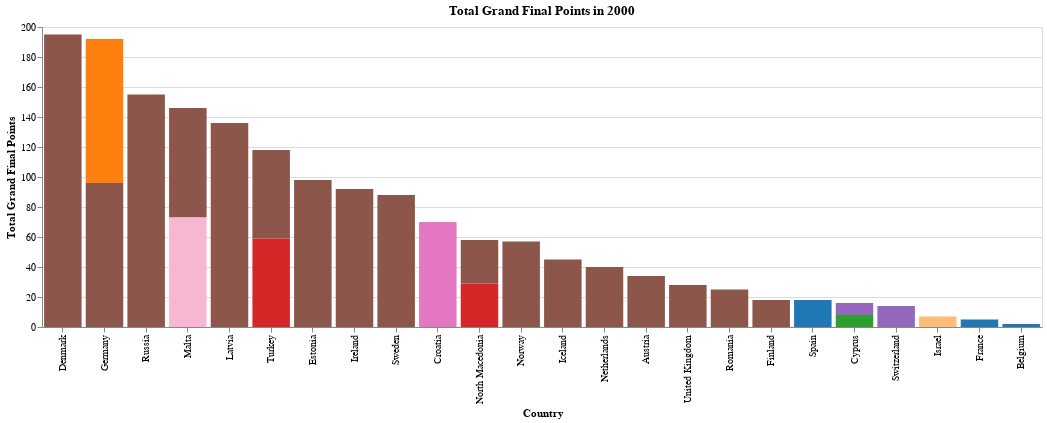
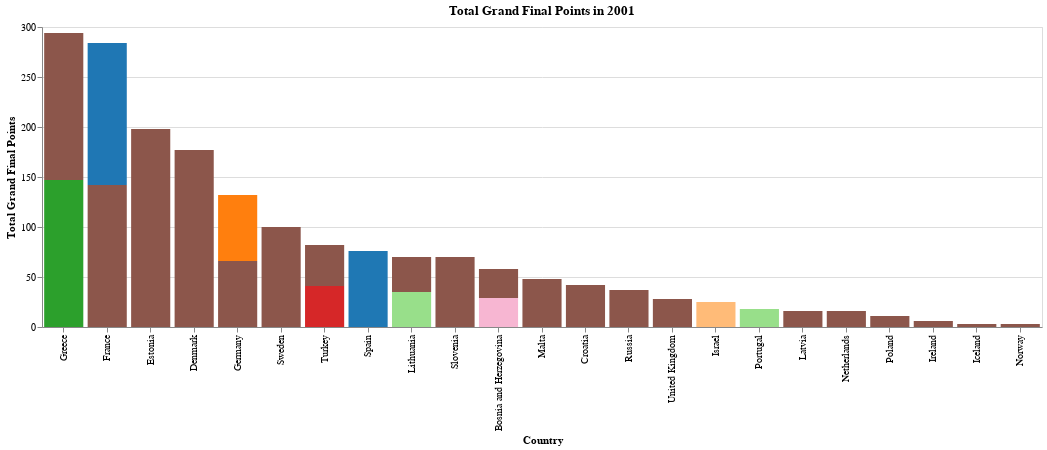
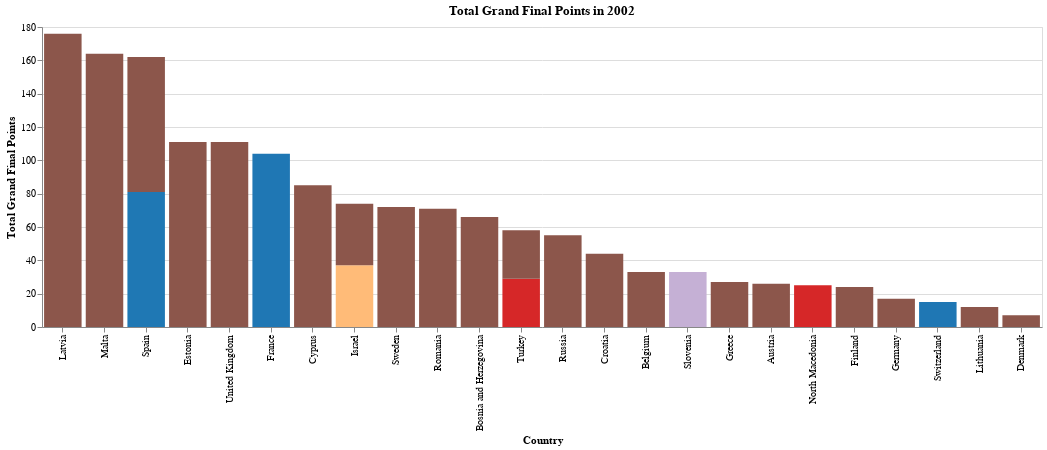
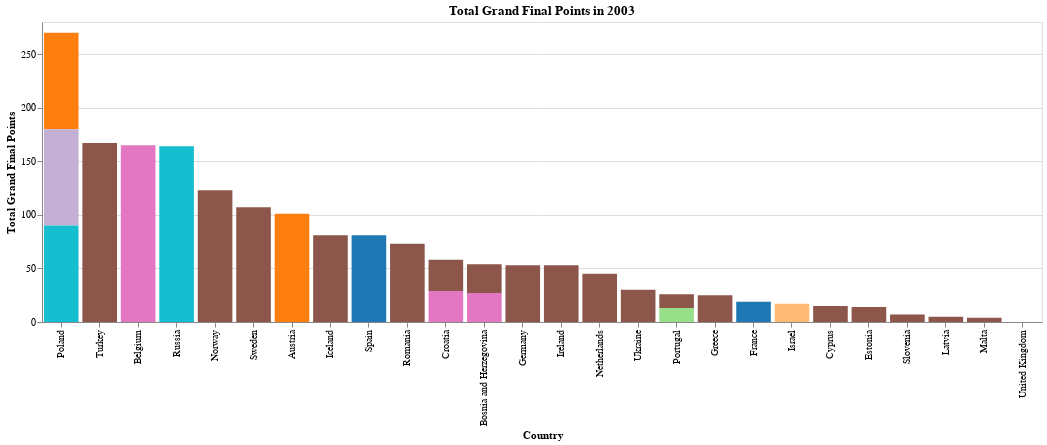

Here is the notebook cell these charts were saved with, in order:
### Code cell
for chart in charts:
    chart.show() if type(chart) != str else print(chart)

### Figure 1 — Vega-Lite specification as saved in the notebook (floating-point values rounded to 4 significant figures)
{"config": {"view": {"continuousWidth": 300, "continuousHeight": 300}}, "data": {"name": "data-41a9af741a1faf834f2826c2d2a2b43e"}, "mark": {"type": "bar"}, "encoding": {"color": {"field": "Language", "legend": null, "scale": {"domain": ["French", "German", "Dutch", "Danish", "Italian", "English", "Swedish", "Luxembourgish", "Norwegian", "Finnish", "Spanish", "Serbo-Croatian", "Portuguese", "Slovene", "Viennese", "Maltese", "Irish", "Hebrew", "Greek", "Turkish", "Arabic", "Northern Sami", "Icelandic", "Romansh", "Neapolitan", "Antillean Creole", "Croatian", "Corsican", "Bosnian", "Estonian", "Hungarian", "Lithuanian", "Polish", "Romanian", "Russian", "Slovak", "Vorarlbergish", "Breton", "Macedonian", "Samogitian", "Serbian", "Imaginary", "Catalan", "Võro", "Latvian", "Ukrainian", "Montenegrin", "Albanian", "Tahitian", "Armenian", "Bulgarian", "Czech", "English (\"Franglais\")", "Romani", "Swahili", "Georgian", "Udmurt", "Crimean Tatar", "Belarusian", "Srnan Tongo", "Latin"], "range": ["#1f77b4", "#ff7f0e", "#2ca02c", "#d62728", "#9467bd", "#8c564b", "#e377c2", "#7f7f7f", "#bcbd22", "#17becf", "#1f78b4", "#ff9896", "#98df8a", "#c5b0d5", "#c49c94", "#f7b6d2", "#c7c7c7", "#ffbb78", "#2ca02c", "#d62728", "#8c564b", "#17becf", "#7f7f7f", "#bcbd22", "#1f77b4", "#ff7f0e", "#e377c2", "#c49c94", "#f7b6d2", "#c7c7c7", "#ff9896", "#98df8a", "#c5b0d5", "#ffbb78", "#17becf", "#bcbd22", "#1f77b4", "#ff7f0e", "#d62728", "#9467bd", "#8c564b", "#e377c2", "#7f7f7f", "#bcbd22", "#17becf", "#1f78b4", "#ff9896", "#98df8a", "#c5b0d5", "#c49c94", "#f7b6d2", "#c7c7c7", "#ffbb78", "#2ca02c", "#d62728", "#9467bd", "#8c564b", "#e377c2", "#7f7f7f", "#bcbd22", "#17becf"]}, "type": "nominal"}, "tooltip": [{"field": "Country", "type": "nominal"}, {"field": "Language", "type": "nominal"}, {"field": "Grand Final Points", "type": "quantitative"}], "x": {"field": "Country", "sort": "-y", "title": "Country", "type": "nominal"}, "y": {"field": "Grand Final Points", "title": "Total Grand Final Points", "type": "quantitative"}}, "title": "Total Grand Final Points in 2000", "width": 1000, "$schema": "https://vega.github.io/schema/vega-lite/v5.17.0.json", "datasets": {"data-41a9af741a1faf834f2826c2d2a2b43e": [{"Song": "All to You", "Artist": "The Rounder Girls", "Country": "Austria", "Year": 2000, "Language": "English", "Grand Final Place": "14", "Grand Final Points": 34, "Semifinal": "No Semifinal", "Semifinal Place": NaN, "Semifinal Points": NaN}, {"Song": "Envie de vivre", "Artist": "Nathalie Sorce", "Country": "Belgium", "Year": 2000, "Language": "French", "Grand Final Place": "24", "Grand Final Points": 2, "Semifinal": "No Semifinal", "Semifinal Place": NaN, "Semifinal Points": NaN}, {"Song": "Kad zaspu anđeli", "Artist": "Goran Karan", "Country": "Croatia", "Year": 2000, "Language": "Croatian", "Grand Final Place": "9", "Grand Final Points": 70, "Semifinal": "No Semifinal", "Semifinal Place": NaN, "Semifinal Points": NaN}, {"Song": "Nomiza (Νόμιζα)", "Artist": "Voice", "Country": "Cyprus", "Year": 2000, "Language": "Greek", "Grand Final Place": "21", "Grand Final Points": 8, "Semifinal": "No Semifinal", "Semifinal Place": NaN, "Semifinal Points": NaN}, {"Song": "Nomiza (Νόμιζα)", "Artist": "Voice", "Country": "Cyprus", "Year": 2000, "Language": "Italian", "Grand Final Place": "21", "Grand Final Points": 8, "Semifinal": "No Semifinal", "Semifinal Place": NaN, "Semifinal Points": NaN}, {"Song": "Fly on the Wings of Love", "Artist": "Olsen Brothers", "Country": "Denmark", "Year": 2000, "Language": "English", "Grand Final Place": "1", "Grand Final Points": 195, "Semifinal": "No Semifinal", "Semifinal Place": NaN, "Semifinal Points": NaN}, {"Song": "Once in a Lifetime", "Artist": "Ines", "Country": "Estonia", "Year": 2000, "Language": "English", "Grand Final Place": "4", "Grand Final Points": 98, "Semifinal": "No Semifinal", "Semifinal Place": NaN, "Semifinal Points": NaN}, {"Song": "A Little Bit", "Artist": "Nina Åström", "Country": "Finland", "Year": 2000, "Language": "English", "Grand Final Place": "18", "Grand Final Points": 18, "Semifinal": "No Semifinal", "Semifinal Place": NaN, "Semifinal Points": NaN}, {"Song": "On aura le ciel", "Artist": "Sofia Mestari", "Country": "France", "Year": 2000, "Language": "French", "Grand Final Place": "23", "Grand Final Points": 5, "Semifinal": "No Semifinal", "Semifinal Place": NaN, "Semifinal Points": NaN}, {"Song": "Wadde hadde dudde da?", "Artist": "Stefan Raab", "Country": "Germany", "Year": 2000, "Language": "German", "Grand Final Place": "5", "Grand Final Points": 96, "Semifinal": "No Semifinal", "Semifinal Place": NaN, "Semifinal Points": NaN}, {"Song": "Wadde hadde dudde da?", "Artist": "Stefan Raab", "Country": "Germany", "Year": 2000, "Language": "English", "Grand Final Place": "5", "Grand Final Points": 96, "Semifinal": "No Semifinal", "Semifinal Place": NaN, "Semifinal Points": NaN}, {"Song": "Tell Me!", "Artist": "August & Telma", "Country": "Iceland", "Year": 2000, "Language": "English", "Grand Final Place": "12", "Grand Final Points": 45, "Semifinal": "No Semifinal", "Semifinal Place": NaN, "Semifinal Points": NaN}, {"Song": "Millennium of Love", "Artist": "Eamonn Toal", "Country": "Ireland", "Year": 2000, "Language": "English", "Grand Final Place": "6", "Grand Final Points": 92, "Semifinal": "No Semifinal", "Semifinal Place": NaN, "Semifinal Points": NaN}, {"Song": "Sameach (שמח)", "Artist": "PingPong", "Country": "Israel", "Year": 2000, "Language": "Hebrew", "Grand Final Place": "22", "Grand Final Points": 7, "Semifinal": "No Semifinal", "Semifinal Place": NaN, "Semifinal Points": NaN}, {"Song": "My Star", "Artist": "Brainstorm", "Country": "Latvia", "Year": 2000, "Language": "English", "Grand Final Place": "3", "Grand Final Points": 136, "Semifinal": "No Semifinal", "Semifinal Place": NaN, "Semifinal Points": NaN}, {"Song": "Desire", "Artist": "Claudette Pace", "Country": "Malta", "Year": 2000, "Language": "English", "Grand Final Place": "8", "Grand Final Points": 73, "Semifinal": "No Semifinal", "Semifinal Place": NaN, "Semifinal Points": NaN}, {"Song": "Desire", "Artist": "Claudette Pace", "Country": "Malta", "Year": 2000, "Language": "Maltese", "Grand Final Place": "8", "Grand Final Points": 73, "Semifinal": "No Semifinal", "Semifinal Place": NaN, "Semifinal Points": NaN}, {"Song": "No Goodbyes", "Artist": "Linda Wagenmakers", "Country": "Netherlands", "Year": 2000, "Language": "English", "Grand Final Place": "13", "Grand Final Points": 40, "Semifinal": "No Semifinal", "Semifinal Place": NaN, "Semifinal Points": NaN}, {"Song": "100% te ljubam (100% те љубам)", "Artist": "XXL", "Country": "North Macedonia", "Year": 2000, "Language": "Macedonian", "Grand Final Place": "15", "Grand Final Points": 29, "Semifinal": "No Semifinal", "Semifinal Place": NaN, "Semifinal Points": NaN}, {"Song": "100% te ljubam (100% те љубам)", "Artist": "XXL", "Country": "North Macedonia", "Year": 2000, "Language": "English", "Grand Final Place": "15", "Grand Final Points": 29, "Semifinal": "No Semifinal", "Semifinal Place": NaN, "Semifinal Points": NaN}, {"Song": "My Heart Goes Boom", "Artist": "Charmed", "Country": "Norway", "Year": 2000, "Language": "English", "Grand Final Place": "11", "Grand Final Points": 57, "Semifinal": "No Semifinal", "Semifinal Place": NaN, "Semifinal Points": NaN}, {"Song": "The Moon", "Artist": "Taxi", "Country": "Romania", "Year": 2000, "Language": "English", "Grand Final Place": "17", "Grand Final Points": 25, "Semifinal": "No Semifinal", "Semifinal Place": NaN, "Semifinal Points": NaN}, {"Song": "Solo", "Artist": "Alsou", "Country": "Russia", "Year": 2000, "Language": "English", "Grand Final Place": "2", "Grand Final Points": 155, "Semifinal": "No Semifinal", "Semifinal Place": NaN, "Semifinal Points": NaN}, {"Song": "Colgado de un sueño", "Artist": "Serafín Zubiri", "Country": "Spain", "Year": 2000, "Language": "Spanish", "Grand Final Place": "18", "Grand Final Points": 18, "Semifinal": "No Semifinal", "Semifinal Place": NaN, "Semifinal Points": NaN}, {"Song": "When Spirits Are Calling My Name", "Artist": "Roger Pontare", "Country": "Sweden", "Year": 2000, "Language": "English", "Grand Final Place": "7", "Grand Final Points": 88, "Semifinal": "No Semifinal", "Semifinal Place": NaN, "Semifinal Points": NaN}, {"Song": "La vita cos'è?", "Artist": "Jane Bogaert", "Country": "Switzerland", "Year": 2000, "Language": "Italian", "Grand Final Place": "20", "Grand Final Points": 14, "Semifinal": "No Semifinal", "Semifinal Place": NaN, "Semifinal Points": NaN}, {"Song": "Yorgunum Anla", "Artist": "Pınar Ayhan & The SOS", "Country": "Turkey", "Year": 2000, "Language": "Turkish", "Grand Final Place": "10", "Grand Final Points": 59, "Semifinal": "No Semifinal", "Semifinal Place": NaN, "Semifinal Points": NaN}, {"Song": "Yorgunum Anla", "Artist": "Pınar Ayhan & The SOS", "Country": "Turkey", "Year": 2000, "Language": "English", "Grand Final Place": "10", "Grand Final Points": 59, "Semifinal": "No Semifinal", "Semifinal Place": NaN, "Semifinal Points": NaN}, {"Song": "Don't Play That Song Again", "Artist": "Nicki French", "Country": "United Kingdom", "Year": 2000, "Language": "English", "Grand Final Place": "16", "Grand Final Points": 28, "Semifinal": "No Semifinal", "Semifinal Place": NaN, "Semifinal Points": NaN}]}}

### Figure 2 — Vega-Lite specification as saved in the notebook (floating-point values rounded to 4 significant figures)
{"config": {"view": {"continuousWidth": 300, "continuousHeight": 300}}, "data": {"name": "data-74069017d05829d4dcd7cbebf197611e"}, "mark": {"type": "bar"}, "encoding": {"color": {"field": "Language", "legend": null, "scale": {"domain": ["French", "German", "Dutch", "Danish", "Italian", "English", "Swedish", "Luxembourgish", "Norwegian", "Finnish", "Spanish", "Serbo-Croatian", "Portuguese", "Slovene", "Viennese", "Maltese", "Irish", "Hebrew", "Greek", "Turkish", "Arabic", "Northern Sami", "Icelandic", "Romansh", "Neapolitan", "Antillean Creole", "Croatian", "Corsican", "Bosnian", "Estonian", "Hungarian", "Lithuanian", "Polish", "Romanian", "Russian", "Slovak", "Vorarlbergish", "Breton", "Macedonian", "Samogitian", "Serbian", "Imaginary", "Catalan", "Võro", "Latvian", "Ukrainian", "Montenegrin", "Albanian", "Tahitian", "Armenian", "Bulgarian", "Czech", "English (\"Franglais\")", "Romani", "Swahili", "Georgian", "Udmurt", "Crimean Tatar", "Belarusian", "Srnan Tongo", "Latin"], "range": ["#1f77b4", "#ff7f0e", "#2ca02c", "#d62728", "#9467bd", "#8c564b", "#e377c2", "#7f7f7f", "#bcbd22", "#17becf", "#1f78b4", "#ff9896", "#98df8a", "#c5b0d5", "#c49c94", "#f7b6d2", "#c7c7c7", "#ffbb78", "#2ca02c", "#d62728", "#8c564b", "#17becf", "#7f7f7f", "#bcbd22", "#1f77b4", "#ff7f0e", "#e377c2", "#c49c94", "#f7b6d2", "#c7c7c7", "#ff9896", "#98df8a", "#c5b0d5", "#ffbb78", "#17becf", "#bcbd22", "#1f77b4", "#ff7f0e", "#d62728", "#9467bd", "#8c564b", "#e377c2", "#7f7f7f", "#bcbd22", "#17becf", "#1f78b4", "#ff9896", "#98df8a", "#c5b0d5", "#c49c94", "#f7b6d2", "#c7c7c7", "#ffbb78", "#2ca02c", "#d62728", "#9467bd", "#8c564b", "#e377c2", "#7f7f7f", "#bcbd22", "#17becf"]}, "type": "nominal"}, "tooltip": [{"field": "Country", "type": "nominal"}, {"field": "Language", "type": "nominal"}, {"field": "Grand Final Points", "type": "quantitative"}], "x": {"field": "Country", "sort": "-y", "title": "Country", "type": "nominal"}, "y": {"field": "Grand Final Points", "title": "Total Grand Final Points", "type": "quantitative"}}, "title": "Total Grand Final Points in 2001", "width": 1000, "$schema": "https://vega.github.io/schema/vega-lite/v5.17.0.json", "datasets": {"data-74069017d05829d4dcd7cbebf197611e": [{"Song": "Hano", "Artist": "Nino Pršeš", "Country": "Bosnia and Herzegovina", "Year": 2001, "Language": "Bosnian", "Grand Final Place": "14", "Grand Final Points": 29, "Semifinal": "No Semifinal", "Semifinal Place": NaN, "Semifinal Points": NaN}, {"Song": "Hano", "Artist": "Nino Pršeš", "Country": "Bosnia and Herzegovina", "Year": 2001, "Language": "English", "Grand Final Place": "14", "Grand Final Points": 29, "Semifinal": "No Semifinal", "Semifinal Place": NaN, "Semifinal Points": NaN}, {"Song": "Strings of My Heart", "Artist": "Vanna", "Country": "Croatia", "Year": 2001, "Language": "English", "Grand Final Place": "10", "Grand Final Points": 42, "Semifinal": "No Semifinal", "Semifinal Place": NaN, "Semifinal Points": NaN}, {"Song": "Never Ever Let You Go", "Artist": "Rollo & King", "Country": "Denmark", "Year": 2001, "Language": "English", "Grand Final Place": "2", "Grand Final Points": 177, "Semifinal": "No Semifinal", "Semifinal Place": NaN, "Semifinal Points": NaN}, {"Song": "Everybody", "Artist": "Tanel Padar, Dave Benton & 2XL", "Country": "Estonia", "Year": 2001, "Language": "English", "Grand Final Place": "1", "Grand Final Points": 198, "Semifinal": "No Semifinal", "Semifinal Place": NaN, "Semifinal Points": NaN}, {"Song": "Je n'ai que mon âme", "Artist": "Natasha St-Pier", "Country": "France", "Year": 2001, "Language": "French", "Grand Final Place": "4", "Grand Final Points": 142, "Semifinal": "No Semifinal", "Semifinal Place": NaN, "Semifinal Points": NaN}, {"Song": "Je n'ai que mon âme", "Artist": "Natasha St-Pier", "Country": "France", "Year": 2001, "Language": "English", "Grand Final Place": "4", "Grand Final Points": 142, "Semifinal": "No Semifinal", "Semifinal Place": NaN, "Semifinal Points": NaN}, {"Song": "Wer Liebe lebt", "Artist": "Michelle", "Country": "Germany", "Year": 2001, "Language": "German", "Grand Final Place": "8", "Grand Final Points": 66, "Semifinal": "No Semifinal", "Semifinal Place": NaN, "Semifinal Points": NaN}, {"Song": "Wer Liebe lebt", "Artist": "Michelle", "Country": "Germany", "Year": 2001, "Language": "English", "Grand Final Place": "8", "Grand Final Points": 66, "Semifinal": "No Semifinal", "Semifinal Place": NaN, "Semifinal Points": NaN}, {"Song": "(I Would) Die for You", "Artist": "Antique", "Country": "Greece", "Year": 2001, "Language": "Greek", "Grand Final Place": "3", "Grand Final Points": 147, "Semifinal": "No Semifinal", "Semifinal Place": NaN, "Semifinal Points": NaN}, {"Song": "(I Would) Die for You", "Artist": "Antique", "Country": "Greece", "Year": 2001, "Language": "English", "Grand Final Place": "3", "Grand Final Points": 147, "Semifinal": "No Semifinal", "Semifinal Place": NaN, "Semifinal Points": NaN}, {"Song": "Angel", "Artist": "Two Tricky", "Country": "Iceland", "Year": 2001, "Language": "English", "Grand Final Place": "22", "Grand Final Points": 3, "Semifinal": "No Semifinal", "Semifinal Place": NaN, "Semifinal Points": NaN}, {"Song": "Without Your Love", "Artist": "Gary O'Shaughnessy", "Country": "Ireland", "Year": 2001, "Language": "English", "Grand Final Place": "21", "Grand Final Points": 6, "Semifinal": "No Semifinal", "Semifinal Place": NaN, "Semifinal Points": NaN}, {"Song": "En Davar (אין דבר)", "Artist": "Tal Sondak", "Country": "Israel", "Year": 2001, "Language": "Hebrew", "Grand Final Place": "16", "Grand Final Points": 25, "Semifinal": "No Semifinal", "Semifinal Place": NaN, "Semifinal Points": NaN}, {"Song": "Too Much", "Artist": "Arnis Mednis", "Country": "Latvia", "Year": 2001, "Language": "English", "Grand Final Place": "18", "Grand Final Points": 16, "Semifinal": "No Semifinal", "Semifinal Place": NaN, "Semifinal Points": NaN}, {"Song": "You Got Style", "Artist": "SKAMP", "Country": "Lithuania", "Year": 2001, "Language": "English", "Grand Final Place": "13", "Grand Final Points": 35, "Semifinal": "No Semifinal", "Semifinal Place": NaN, "Semifinal Points": NaN}, {"Song": "You Got Style", "Artist": "SKAMP", "Country": "Lithuania", "Year": 2001, "Language": "Lithuanian", "Grand Final Place": "13", "Grand Final Points": 35, "Semifinal": "No Semifinal", "Semifinal Place": NaN, "Semifinal Points": NaN}, {"Song": "Another Summer Night", "Artist": "Fabrizio Faniello", "Country": "Malta", "Year": 2001, "Language": "English", "Grand Final Place": "9", "Grand Final Points": 48, "Semifinal": "No Semifinal", "Semifinal Place": NaN, "Semifinal Points": NaN}, {"Song": "Out on My Own", "Artist": "Michelle", "Country": "Netherlands", "Year": 2001, "Language": "English", "Grand Final Place": "18", "Grand Final Points": 16, "Semifinal": "No Semifinal", "Semifinal Place": NaN, "Semifinal Points": NaN}, {"Song": "On My Own", "Artist": "Haldor Lægreid", "Country": "Norway", "Year": 2001, "Language": "English", "Grand Final Place": "22", "Grand Final Points": 3, "Semifinal": "No Semifinal", "Semifinal Place": NaN, "Semifinal Points": NaN}, {"Song": "2 Long", "Artist": "Piasek", "Country": "Poland", "Year": 2001, "Language": "English", "Grand Final Place": "20", "Grand Final Points": 11, "Semifinal": "No Semifinal", "Semifinal Place": NaN, "Semifinal Points": NaN}, {"Song": "Só sei ser feliz assim", "Artist": "MTM", "Country": "Portugal", "Year": 2001, "Language": "Portuguese", "Grand Final Place": "17", "Grand Final Points": 18, "Semifinal": "No Semifinal", "Semifinal Place": NaN, "Semifinal Points": NaN}, {"Song": "Lady Alpine Blue", "Artist": "Mumiy Troll", "Country": "Russia", "Year": 2001, "Language": "English", "Grand Final Place": "12", "Grand Final Points": 37, "Semifinal": "No Semifinal", "Semifinal Place": NaN, "Semifinal Points": NaN}, {"Song": "Energy", "Artist": "Nuša Derenda", "Country": "Slovenia", "Year": 2001, "Language": "English", "Grand Final Place": "7", "Grand Final Points": 70, "Semifinal": "No Semifinal", "Semifinal Place": NaN, "Semifinal Points": NaN}, {"Song": "Dile que la quiero", "Artist": "David Civera", "Country": "Spain", "Year": 2001, "Language": "Spanish", "Grand Final Place": "6", "Grand Final Points": 76, "Semifinal": "No Semifinal", "Semifinal Place": NaN, "Semifinal Points": NaN}, {"Song": "Listen to Your Heartbeat", "Artist": "Friends", "Country": "Sweden", "Year": 2001, "Language": "English", "Grand Final Place": "5", "Grand Final Points": 100, "Semifinal": "No Semifinal", "Semifinal Place": NaN, "Semifinal Points": NaN}, {"Song": "Sevgiliye Son", "Artist": "Sedat Yüce", "Country": "Turkey", "Year": 2001, "Language": "Turkish", "Grand Final Place": "11", "Grand Final Points": 41, "Semifinal": "No Semifinal", "Semifinal Place": NaN, "Semifinal Points": NaN}, {"Song": "Sevgiliye Son", "Artist": "Sedat Yüce", "Country": "Turkey", "Year": 2001, "Language": "English", "Grand Final Place": "11", "Grand Final Points": 41, "Semifinal": "No Semifinal", "Semifinal Place": NaN, "Semifinal Points": NaN}, {"Song": "No Dream Impossible", "Artist": "Lindsay Dracass", "Country": "United Kingdom", "Year": 2001, "Language": "English", "Grand Final Place": "15", "Grand Final Points": 28, "Semifinal": "No Semifinal", "Semifinal Place": NaN, "Semifinal Points": NaN}]}}

### Figure 3 — Vega-Lite specification as saved in the notebook (floating-point values rounded to 4 significant figures)
{"config": {"view": {"continuousWidth": 300, "continuousHeight": 300}}, "data": {"name": "data-9f25df2514f9714e75484d1d4b432850"}, "mark": {"type": "bar"}, "encoding": {"color": {"field": "Language", "legend": null, "scale": {"domain": ["French", "German", "Dutch", "Danish", "Italian", "English", "Swedish", "Luxembourgish", "Norwegian", "Finnish", "Spanish", "Serbo-Croatian", "Portuguese", "Slovene", "Viennese", "Maltese", "Irish", "Hebrew", "Greek", "Turkish", "Arabic", "Northern Sami", "Icelandic", "Romansh", "Neapolitan", "Antillean Creole", "Croatian", "Corsican", "Bosnian", "Estonian", "Hungarian", "Lithuanian", "Polish", "Romanian", "Russian", "Slovak", "Vorarlbergish", "Breton", "Macedonian", "Samogitian", "Serbian", "Imaginary", "Catalan", "Võro", "Latvian", "Ukrainian", "Montenegrin", "Albanian", "Tahitian", "Armenian", "Bulgarian", "Czech", "English (\"Franglais\")", "Romani", "Swahili", "Georgian", "Udmurt", "Crimean Tatar", "Belarusian", "Srnan Tongo", "Latin"], "range": ["#1f77b4", "#ff7f0e", "#2ca02c", "#d62728", "#9467bd", "#8c564b", "#e377c2", "#7f7f7f", "#bcbd22", "#17becf", "#1f78b4", "#ff9896", "#98df8a", "#c5b0d5", "#c49c94", "#f7b6d2", "#c7c7c7", "#ffbb78", "#2ca02c", "#d62728", "#8c564b", "#17becf", "#7f7f7f", "#bcbd22", "#1f77b4", "#ff7f0e", "#e377c2", "#c49c94", "#f7b6d2", "#c7c7c7", "#ff9896", "#98df8a", "#c5b0d5", "#ffbb78", "#17becf", "#bcbd22", "#1f77b4", "#ff7f0e", "#d62728", "#9467bd", "#8c564b", "#e377c2", "#7f7f7f", "#bcbd22", "#17becf", "#1f78b4", "#ff9896", "#98df8a", "#c5b0d5", "#c49c94", "#f7b6d2", "#c7c7c7", "#ffbb78", "#2ca02c", "#d62728", "#9467bd", "#8c564b", "#e377c2", "#7f7f7f", "#bcbd22", "#17becf"]}, "type": "nominal"}, "tooltip": [{"field": "Country", "type": "nominal"}, {"field": "Language", "type": "nominal"}, {"field": "Grand Final Points", "type": "quantitative"}], "x": {"field": "Country", "sort": "-y", "title": "Country", "type": "nominal"}, "y": {"field": "Grand Final Points", "title": "Total Grand Final Points", "type": "quantitative"}}, "title": "Total Grand Final Points in 2002", "width": 1000, "$schema": "https://vega.github.io/schema/vega-lite/v5.17.0.json", "datasets": {"data-9f25df2514f9714e75484d1d4b432850": [{"Song": "Say a Word", "Artist": "Manuel Ortega", "Country": "Austria", "Year": 2002, "Language": "English", "Grand Final Place": "18", "Grand Final Points": 26, "Semifinal": "No Semifinal", "Semifinal Place": NaN, "Semifinal Points": NaN}, {"Song": "Sister", "Artist": "Sergio & The Ladies", "Country": "Belgium", "Year": 2002, "Language": "English", "Grand Final Place": "13", "Grand Final Points": 33, "Semifinal": "No Semifinal", "Semifinal Place": NaN, "Semifinal Points": NaN}, {"Song": "Na jastuku za dvoje (На јастуку за двоје)", "Artist": "Maja", "Country": "Bosnia and Herzegovina", "Year": 2002, "Language": "Serbian", "Grand Final Place": "13", "Grand Final Points": 33, "Semifinal": "No Semifinal", "Semifinal Place": NaN, "Semifinal Points": NaN}, {"Song": "Na jastuku za dvoje (На јастуку за двоје)", "Artist": "Maja", "Country": "Bosnia and Herzegovina", "Year": 2002, "Language": "English", "Grand Final Place": "13", "Grand Final Points": 33, "Semifinal": "No Semifinal", "Semifinal Place": NaN, "Semifinal Points": NaN}, {"Song": "Everything I Want", "Artist": "Vesna Pisarović", "Country": "Croatia", "Year": 2002, "Language": "English", "Grand Final Place": "11", "Grand Final Points": 44, "Semifinal": "No Semifinal", "Semifinal Place": NaN, "Semifinal Points": NaN}, {"Song": "Gimme", "Artist": "One", "Country": "Cyprus", "Year": 2002, "Language": "English", "Grand Final Place": "6", "Grand Final Points": 85, "Semifinal": "No Semifinal", "Semifinal Place": NaN, "Semifinal Points": NaN}, {"Song": "Tell Me Who You Are", "Artist": "Malene Mortensen", "Country": "Denmark", "Year": 2002, "Language": "English", "Grand Final Place": "24", "Grand Final Points": 7, "Semifinal": "No Semifinal", "Semifinal Place": NaN, "Semifinal Points": NaN}, {"Song": "Runaway", "Artist": "Sahlene", "Country": "Estonia", "Year": 2002, "Language": "English", "Grand Final Place": "3", "Grand Final Points": 111, "Semifinal": "No Semifinal", "Semifinal Place": NaN, "Semifinal Points": NaN}, {"Song": "Addicted to You", "Artist": "Laura", "Country": "Finland", "Year": 2002, "Language": "English", "Grand Final Place": "20", "Grand Final Points": 24, "Semifinal": "No Semifinal", "Semifinal Place": NaN, "Semifinal Points": NaN}, {"Song": "Il faut du temps", "Artist": "Sandrine François", "Country": "France", "Year": 2002, "Language": "French", "Grand Final Place": "5", "Grand Final Points": 104, "Semifinal": "No Semifinal", "Semifinal Place": NaN, "Semifinal Points": NaN}, {"Song": "I Can't Live Without Music", "Artist": "Corinna May", "Country": "Germany", "Year": 2002, "Language": "English", "Grand Final Place": "21", "Grand Final Points": 17, "Semifinal": "No Semifinal", "Semifinal Place": NaN, "Semifinal Points": NaN}, {"Song": "S.A.G.A.P.O.", "Artist": "Michalis Rakintzis", "Country": "Greece", "Year": 2002, "Language": "English", "Grand Final Place": "17", "Grand Final Points": 27, "Semifinal": "No Semifinal", "Semifinal Place": NaN, "Semifinal Points": NaN}, {"Song": "Light a Candle", "Artist": "Sarit Hadad", "Country": "Israel", "Year": 2002, "Language": "Hebrew", "Grand Final Place": "12", "Grand Final Points": 37, "Semifinal": "No Semifinal", "Semifinal Place": NaN, "Semifinal Points": NaN}, {"Song": "Light a Candle", "Artist": "Sarit Hadad", "Country": "Israel", "Year": 2002, "Language": "English", "Grand Final Place": "12", "Grand Final Points": 37, "Semifinal": "No Semifinal", "Semifinal Place": NaN, "Semifinal Points": NaN}, {"Song": "I Wanna", "Artist": "Marie N", "Country": "Latvia", "Year": 2002, "Language": "English", "Grand Final Place": "1", "Grand Final Points": 176, "Semifinal": "No Semifinal", "Semifinal Place": NaN, "Semifinal Points": NaN}, {"Song": "Happy You", "Artist": "Aivaras", "Country": "Lithuania", "Year": 2002, "Language": "English", "Grand Final Place": "23", "Grand Final Points": 12, "Semifinal": "No Semifinal", "Semifinal Place": NaN, "Semifinal Points": NaN}, {"Song": "7th Wonder", "Artist": "Ira Losco", "Country": "Malta", "Year": 2002, "Language": "English", "Grand Final Place": "2", "Grand Final Points": 164, "Semifinal": "No Semifinal", "Semifinal Place": NaN, "Semifinal Points": NaN}, {"Song": "Od nas zavisi (Од нас зависи)", "Artist": "Karolina", "Country": "North Macedonia", "Year": 2002, "Language": "Macedonian", "Grand Final Place": "19", "Grand Final Points": 25, "Semifinal": "No Semifinal", "Semifinal Place": NaN, "Semifinal Points": NaN}, {"Song": "Tell Me Why", "Artist": "Monica Anghel & Marcel Pavel", "Country": "Romania", "Year": 2002, "Language": "English", "Grand Final Place": "9", "Grand Final Points": 71, "Semifinal": "No Semifinal", "Semifinal Place": NaN, "Semifinal Points": NaN}, {"Song": "Northern Girl", "Artist": "Prime Minister", "Country": "Russia", "Year": 2002, "Language": "English", "Grand Final Place": "10", "Grand Final Points": 55, "Semifinal": "No Semifinal", "Semifinal Place": NaN, "Semifinal Points": NaN}, {"Song": "Samo ljubezen", "Artist": "Sestre", "Country": "Slovenia", "Year": 2002, "Language": "Slovene", "Grand Final Place": "13", "Grand Final Points": 33, "Semifinal": "No Semifinal", "Semifinal Place": NaN, "Semifinal Points": NaN}, {"Song": "Europe's Living a Celebration", "Artist": "Rosa", "Country": "Spain", "Year": 2002, "Language": "Spanish", "Grand Final Place": "7", "Grand Final Points": 81, "Semifinal": "No Semifinal", "Semifinal Place": NaN, "Semifinal Points": NaN}, {"Song": "Europe's Living a Celebration", "Artist": "Rosa", "Country": "Spain", "Year": 2002, "Language": "English", "Grand Final Place": "7", "Grand Final Points": 81, "Semifinal": "No Semifinal", "Semifinal Place": NaN, "Semifinal Points": NaN}, {"Song": "Never Let It Go", "Artist": "Afro-dite", "Country": "Sweden", "Year": 2002, "Language": "English", "Grand Final Place": "8", "Grand Final Points": 72, "Semifinal": "No Semifinal", "Semifinal Place": NaN, "Semifinal Points": NaN}, {"Song": "Dans le jardin de mon âme", "Artist": "Francine Jordi", "Country": "Switzerland", "Year": 2002, "Language": "French", "Grand Final Place": "22", "Grand Final Points": 15, "Semifinal": "No Semifinal", "Semifinal Place": NaN, "Semifinal Points": NaN}, {"Song": "Leylaklar Soldu Kalbinde", "Artist": "Buket Bengisu & Group Safir", "Country": "Turkey", "Year": 2002, "Language": "Turkish", "Grand Final Place": "16", "Grand Final Points": 29, "Semifinal": "No Semifinal", "Semifinal Place": NaN, "Semifinal Points": NaN}, {"Song": "Leylaklar Soldu Kalbinde", "Artist": "Buket Bengisu & Group Safir", "Country": "Turkey", "Year": 2002, "Language": "English", "Grand Final Place": "16", "Grand Final Points": 29, "Semifinal": "No Semifinal", "Semifinal Place": NaN, "Semifinal Points": NaN}, {"Song": "Come Back", "Artist": "Jessica Garlick", "Country": "United Kingdom", "Year": 2002, "Language": "English", "Grand Final Place": "3", "Grand Final Points": 111, "Semifinal": "No Semifinal", "Semifinal Place": NaN, "Semifinal Points": NaN}]}}

### Figure 4 — Vega-Lite specification as saved in the notebook (floating-point values rounded to 4 significant figures)
{"config": {"view": {"continuousWidth": 300, "continuousHeight": 300}}, "data": {"name": "data-af48746c34294a773d376d9572446576"}, "mark": {"type": "bar"}, "encoding": {"color": {"field": "Language", "legend": null, "scale": {"domain": ["French", "German", "Dutch", "Danish", "Italian", "English", "Swedish", "Luxembourgish", "Norwegian", "Finnish", "Spanish", "Serbo-Croatian", "Portuguese", "Slovene", "Viennese", "Maltese", "Irish", "Hebrew", "Greek", "Turkish", "Arabic", "Northern Sami", "Icelandic", "Romansh", "Neapolitan", "Antillean Creole", "Croatian", "Corsican", "Bosnian", "Estonian", "Hungarian", "Lithuanian", "Polish", "Romanian", "Russian", "Slovak", "Vorarlbergish", "Breton", "Macedonian", "Samogitian", "Serbian", "Imaginary", "Catalan", "Võro", "Latvian", "Ukrainian", "Montenegrin", "Albanian", "Tahitian", "Armenian", "Bulgarian", "Czech", "English (\"Franglais\")", "Romani", "Swahili", "Georgian", "Udmurt", "Crimean Tatar", "Belarusian", "Srnan Tongo", "Latin"], "range": ["#1f77b4", "#ff7f0e", "#2ca02c", "#d62728", "#9467bd", "#8c564b", "#e377c2", "#7f7f7f", "#bcbd22", "#17becf", "#1f78b4", "#ff9896", "#98df8a", "#c5b0d5", "#c49c94", "#f7b6d2", "#c7c7c7", "#ffbb78", "#2ca02c", "#d62728", "#8c564b", "#17becf", "#7f7f7f", "#bcbd22", "#1f77b4", "#ff7f0e", "#e377c2", "#c49c94", "#f7b6d2", "#c7c7c7", "#ff9896", "#98df8a", "#c5b0d5", "#ffbb78", "#17becf", "#bcbd22", "#1f77b4", "#ff7f0e", "#d62728", "#9467bd", "#8c564b", "#e377c2", "#7f7f7f", "#bcbd22", "#17becf", "#1f78b4", "#ff9896", "#98df8a", "#c5b0d5", "#c49c94", "#f7b6d2", "#c7c7c7", "#ffbb78", "#2ca02c", "#d62728", "#9467bd", "#8c564b", "#e377c2", "#7f7f7f", "#bcbd22", "#17becf"]}, "type": "nominal"}, "tooltip": [{"field": "Country", "type": "nominal"}, {"field": "Language", "type": "nominal"}, {"field": "Grand Final Points", "type": "quantitative"}], "x": {"field": "Country", "sort": "-y", "title": "Country", "type": "nominal"}, "y": {"field": "Grand Final Points", "title": "Total Grand Final Points", "type": "quantitative"}}, "title": "Total Grand Final Points in 2003", "width": 1000, "$schema": "https://vega.github.io/schema/vega-lite/v5.17.0.json", "datasets": {"data-af48746c34294a773d376d9572446576": [{"Song": "Weil der Mensch zählt", "Artist": "Alf Poier", "Country": "Austria", "Year": 2003, "Language": "German", "Grand Final Place": "6", "Grand Final Points": 101, "Semifinal": "No Semifinal", "Semifinal Place": NaN, "Semifinal Points": NaN}, {"Song": "Sanomi", "Artist": "Urban Trad", "Country": "Belgium", "Year": 2003, "Language": "Imaginary", "Grand Final Place": "2", "Grand Final Points": 165, "Semifinal": "No Semifinal", "Semifinal Place": NaN, "Semifinal Points": NaN}, {"Song": "Ne brini", "Artist": "Mija Martina", "Country": "Bosnia and Herzegovina", "Year": 2003, "Language": "Croatian", "Grand Final Place": "16", "Grand Final Points": 27, "Semifinal": "No Semifinal", "Semifinal Place": NaN, "Semifinal Points": NaN}, {"Song": "Ne brini", "Artist": "Mija Martina", "Country": "Bosnia and Herzegovina", "Year": 2003, "Language": "English", "Grand Final Place": "16", "Grand Final Points": 27, "Semifinal": "No Semifinal", "Semifinal Place": NaN, "Semifinal Points": NaN}, {"Song": "Više nisam tvoja", "Artist": "Claudia Beni", "Country": "Croatia", "Year": 2003, "Language": "Croatian", "Grand Final Place": "15", "Grand Final Points": 29, "Semifinal": "No Semifinal", "Semifinal Place": NaN, "Semifinal Points": NaN}, {"Song": "Više nisam tvoja", "Artist": "Claudia Beni", "Country": "Croatia", "Year": 2003, "Language": "English", "Grand Final Place": "15", "Grand Final Points": 29, "Semifinal": "No Semifinal", "Semifinal Place": NaN, "Semifinal Points": NaN}, {"Song": "Feeling Alive", "Artist": "Stelios Constantas", "Country": "Cyprus", "Year": 2003, "Language": "English", "Grand Final Place": "20", "Grand Final Points": 15, "Semifinal": "No Semifinal", "Semifinal Place": NaN, "Semifinal Points": NaN}, {"Song": "Eighties Coming Back", "Artist": "Ruffus", "Country": "Estonia", "Year": 2003, "Language": "English", "Grand Final Place": "21", "Grand Final Points": 14, "Semifinal": "No Semifinal", "Semifinal Place": NaN, "Semifinal Points": NaN}, {"Song": "Monts et merveilles", "Artist": "Louisa Baïleche", "Country": "France", "Year": 2003, "Language": "French", "Grand Final Place": "18", "Grand Final Points": 19, "Semifinal": "No Semifinal", "Semifinal Place": NaN, "Semifinal Points": NaN}, {"Song": "Let's Get Happy", "Artist": "Lou", "Country": "Germany", "Year": 2003, "Language": "English", "Grand Final Place": "11", "Grand Final Points": 53, "Semifinal": "No Semifinal", "Semifinal Place": NaN, "Semifinal Points": NaN}, {"Song": "Never Let You Go", "Artist": "Mando", "Country": "Greece", "Year": 2003, "Language": "English", "Grand Final Place": "17", "Grand Final Points": 25, "Semifinal": "No Semifinal", "Semifinal Place": NaN, "Semifinal Points": NaN}, {"Song": "Open Your Heart", "Artist": "Birgitta", "Country": "Iceland", "Year": 2003, "Language": "English", "Grand Final Place": "8", "Grand Final Points": 81, "Semifinal": "No Semifinal", "Semifinal Place": NaN, "Semifinal Points": NaN}, {"Song": "We've Got the World", "Artist": "Mickey Harte", "Country": "Ireland", "Year": 2003, "Language": "English", "Grand Final Place": "11", "Grand Final Points": 53, "Semifinal": "No Semifinal", "Semifinal Place": NaN, "Semifinal Points": NaN}, {"Song": "Words for Love", "Artist": "Lior Narkis", "Country": "Israel", "Year": 2003, "Language": "Hebrew", "Grand Final Place": "19", "Grand Final Points": 17, "Semifinal": "No Semifinal", "Semifinal Place": NaN, "Semifinal Points": NaN}, {"Song": "Hello from Mars", "Artist": "F.L.Y.", "Country": "Latvia", "Year": 2003, "Language": "English", "Grand Final Place": "24", "Grand Final Points": 5, "Semifinal": "No Semifinal", "Semifinal Place": NaN, "Semifinal Points": NaN}, {"Song": "To Dream Again", "Artist": "Lynn Chircop", "Country": "Malta", "Year": 2003, "Language": "English", "Grand Final Place": "25", "Grand Final Points": 4, "Semifinal": "No Semifinal", "Semifinal Place": NaN, "Semifinal Points": NaN}, {"Song": "One More Night", "Artist": "Esther Hart", "Country": "Netherlands", "Year": 2003, "Language": "English", "Grand Final Place": "13", "Grand Final Points": 45, "Semifinal": "No Semifinal", "Semifinal Place": NaN, "Semifinal Points": NaN}, {"Song": "I'm Not Afraid to Move On", "Artist": "Jostein Hasselgård", "Country": "Norway", "Year": 2003, "Language": "English", "Grand Final Place": "4", "Grand Final Points": 123, "Semifinal": "No Semifinal", "Semifinal Place": NaN, "Semifinal Points": NaN}, {"Song": "Keine Grenzen – Żadnych granic", "Artist": "Ich Troje", "Country": "Poland", "Year": 2003, "Language": "German", "Grand Final Place": "7", "Grand Final Points": 90, "Semifinal": "No Semifinal", "Semifinal Place": NaN, "Semifinal Points": NaN}, {"Song": "Keine Grenzen – Żadnych granic", "Artist": "Ich Troje", "Country": "Poland", "Year": 2003, "Language": "Polish", "Grand Final Place": "7", "Grand Final Points": 90, "Semifinal": "No Semifinal", "Semifinal Place": NaN, "Semifinal Points": NaN}, {"Song": "Keine Grenzen – Żadnych granic", "Artist": "Ich Troje", "Country": "Poland", "Year": 2003, "Language": "Russian", "Grand Final Place": "7", "Grand Final Points": 90, "Semifinal": "No Semifinal", "Semifinal Place": NaN, "Semifinal Points": NaN}, {"Song": "Deixa-me sonhar", "Artist": "Rita Guerra", "Country": "Portugal", "Year": 2003, "Language": "Portuguese", "Grand Final Place": "22", "Grand Final Points": 13, "Semifinal": "No Semifinal", "Semifinal Place": NaN, "Semifinal Points": NaN}, {"Song": "Deixa-me sonhar", "Artist": "Rita Guerra", "Country": "Portugal", "Year": 2003, "Language": "English", "Grand Final Place": "22", "Grand Final Points": 13, "Semifinal": "No Semifinal", "Semifinal Place": NaN, "Semifinal Points": NaN}, {"Song": "Don't Break My Heart", "Artist": "Nicola", "Country": "Romania", "Year": 2003, "Language": "English", "Grand Final Place": "10", "Grand Final Points": 73, "Semifinal": "No Semifinal", "Semifinal Place": NaN, "Semifinal Points": NaN}, {"Song": "Ne ver', ne boysia (Не верь, не бойся)", "Artist": "t.A.T.u.", "Country": "Russia", "Year": 2003, "Language": "Russian", "Grand Final Place": "3", "Grand Final Points": 164, "Semifinal": "No Semifinal", "Semifinal Place": NaN, "Semifinal Points": NaN}, {"Song": "Nanana", "Artist": "Karmen", "Country": "Slovenia", "Year": 2003, "Language": "English", "Grand Final Place": "23", "Grand Final Points": 7, "Semifinal": "No Semifinal", "Semifinal Place": NaN, "Semifinal Points": NaN}, {"Song": "Dime", "Artist": "Beth", "Country": "Spain", "Year": 2003, "Language": "Spanish", "Grand Final Place": "8", "Grand Final Points": 81, "Semifinal": "No Semifinal", "Semifinal Place": NaN, "Semifinal Points": NaN}, {"Song": "Give Me Your Love", "Artist": "Fame", "Country": "Sweden", "Year": 2003, "Language": "English", "Grand Final Place": "5", "Grand Final Points": 107, "Semifinal": "No Semifinal", "Semifinal Place": NaN, "Semifinal Points": NaN}, {"Song": "Everyway That I Can", "Artist": "Sertab Erener", "Country": "Turkey", "Year": 2003, "Language": "English", "Grand Final Place": "1", "Grand Final Points": 167, "Semifinal": "No Semifinal", "Semifinal Place": NaN, "Semifinal Points": NaN}, {"Song": "Hasta la Vista", "Artist": "Olexandr", "Country": "Ukraine", "Year": 2003, "Language": "English", "Grand Final Place": "14", "Grand Final Points": 30, "Semifinal": "No Semifinal", "Semifinal Place": NaN, "Semifinal Points": NaN}, {"Song": "Cry Baby", "Artist": "Jemini", "Country": "United Kingdom", "Year": 2003, "Language": "English", "Grand Final Place": "26", "Grand Final Points": 0, "Semifinal": "No Semifinal", "Semifinal Place": NaN, "Semifinal Points": NaN}]}}
